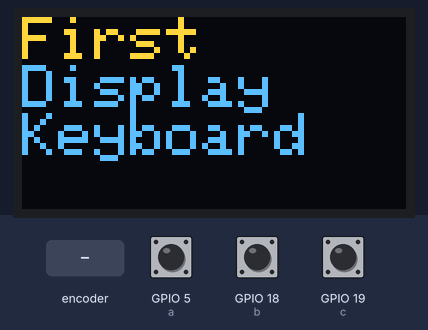
Bench run of a sketch on a simulated ESP32. Parts: 128×64 one-colour display. Inputs (shaded band) come from the test bench; at power-on: GPIO 19 (c) HIGH, GPIO 5 (a) HIGH, GPIO 18 (b) HIGH. The OLED is the two-colour kind (top 16 rows yellow).

Above: at 2.2 s.
2.3 s: rotary encoder on GPIO 5 (a) / GPIO 18 (b) turned 3 steps (first pin leading)
At 3.2 s:
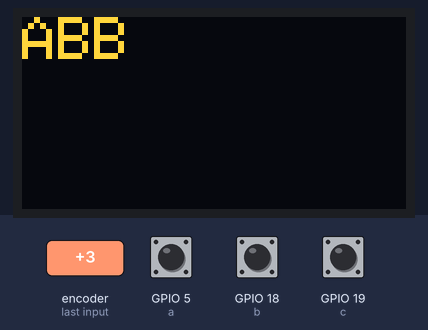
4.4 s: GPIO 19 (c) pulled LOW for 1 s
At 5.8 s:
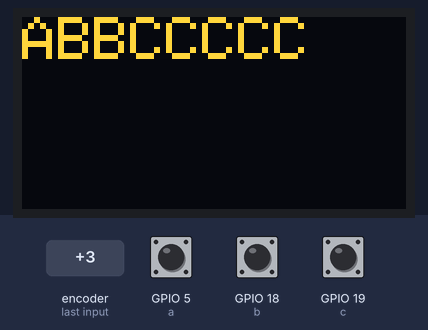
6.9 s: rotary encoder on GPIO 5 (a) / GPIO 18 (b) turned 2 steps (second pin leading)
At 8.0 s:
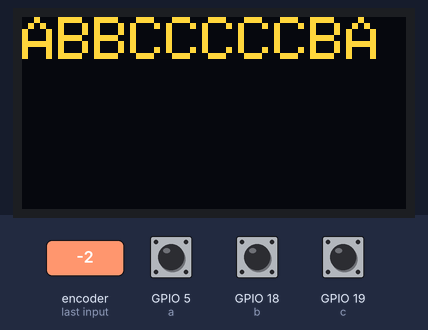
8.8 s: GPIO 19 (c) pulled LOW for 0.15 s
At 9.6 s:
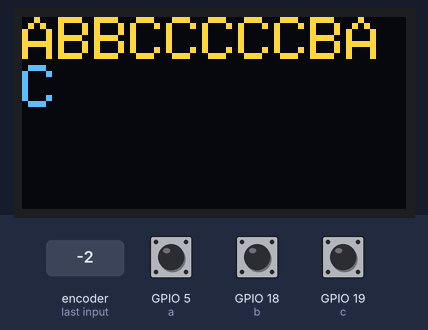
10.4 s: rotary encoder on GPIO 5 (a) / GPIO 18 (b) turned 1 step (first pin leading)
At 10.8 s:
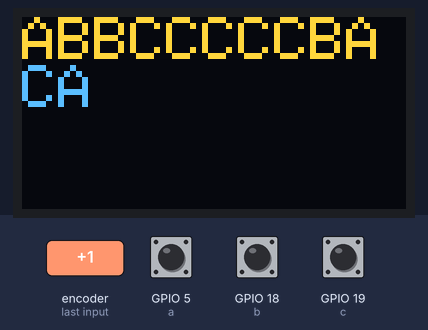
12.1 s: rotary encoder on GPIO 5 (a) / GPIO 18 (b) turned 1 step (first pin leading)
At 13.3 s:
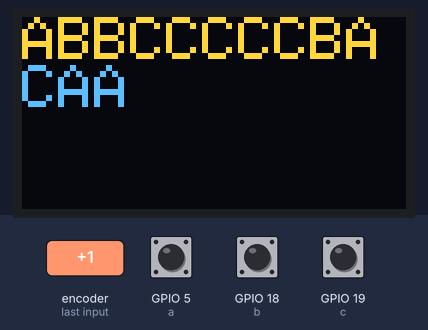
Timing chart, 0 to 14.8 s (numbered marks = the images above; inputs shaded):
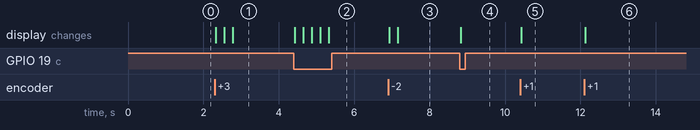

The sketch:

Esp-32-screen-keyboard.ino
```cpp
#include <Adafruit_SSD1306.h>
#include <Adafruit_GFX.h>
#include <Wire.h>
byte a=5;
byte b=18;
byte c=19;
byte d=2;
#define SCREEN_WIDTH 128
#define SCREEN_HEIGHT 64
Adafruit_SSD1306 display(SCREEN_WIDTH, SCREEN_HEIGHT, &Wire,-1);

void setup() {
pinMode(a,INPUT_PULLUP);
pinMode(b,INPUT_PULLUP);
pinMode(c,INPUT_PULLUP);
pinMode(d,INPUT_PULLUP);
display.begin(SSD1306_SWITCHCAPVCC, 0x3C);
  display.clearDisplay();
  display.setTextSize(2);
  display.setTextColor(WHITE);
display.setCursor( 0, 0);
display.printf("First \nDisplay \nKeyboard");
  display.display();

  display.clearDisplay();
    delay(1000);
display.setCursor( 0, 0);
}

void loop() {
if(digitalRead(a)==LOW){


     display.printf("A");
      display.display();
      delay(200);
}
if(digitalRead(b)==LOW){


     display.printf("B");
      display.display();
      delay(200);
}
if(digitalRead(c)==LOW){


     display.printf("C");
      display.display();
      delay(200);
}

}
```

Measured:
- after the input at 2.3 s, the display: first changes at once (image 1 shows a later state)
- after the input at 4.4 s, the display: first changes at once (image 2 shows a later state)
- after the input at 6.9 s, the display: first changes at once (image 3 shows a later state)
- after the input at 8.8 s, the display: changes at once (image 4)
- after the input at 10.4 s, the display: changes at once (image 5)
- after the input at 12.1 s, the display: changes at once (image 6)
